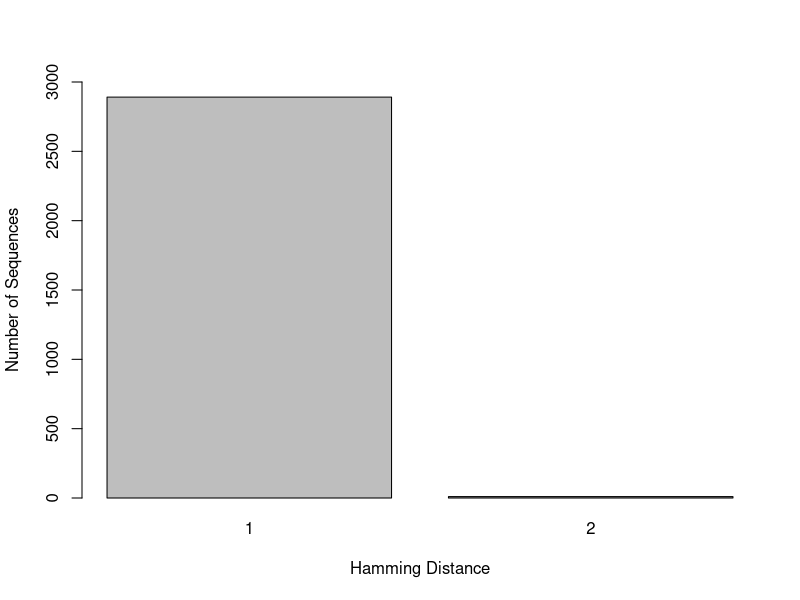
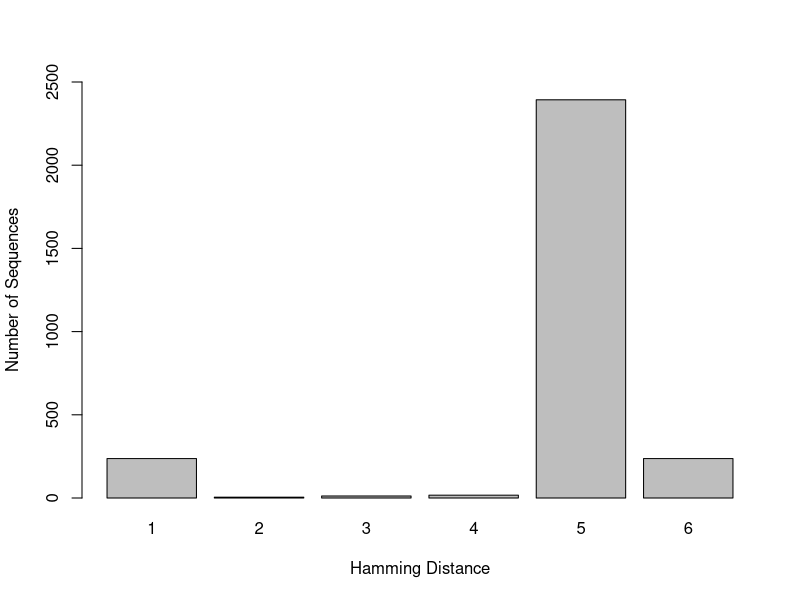
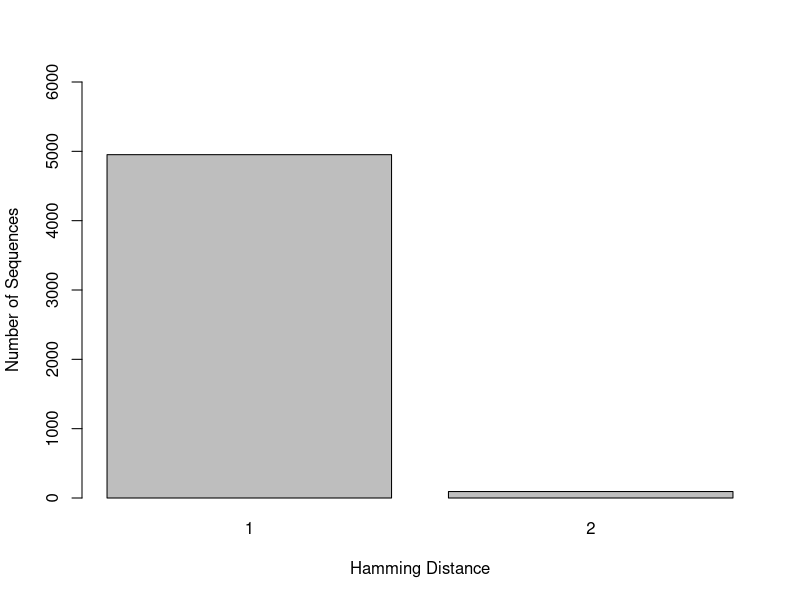
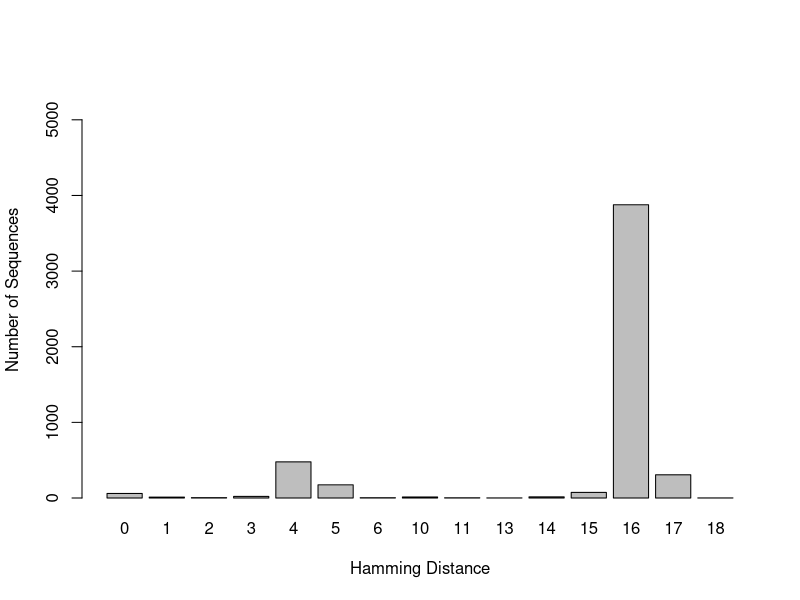
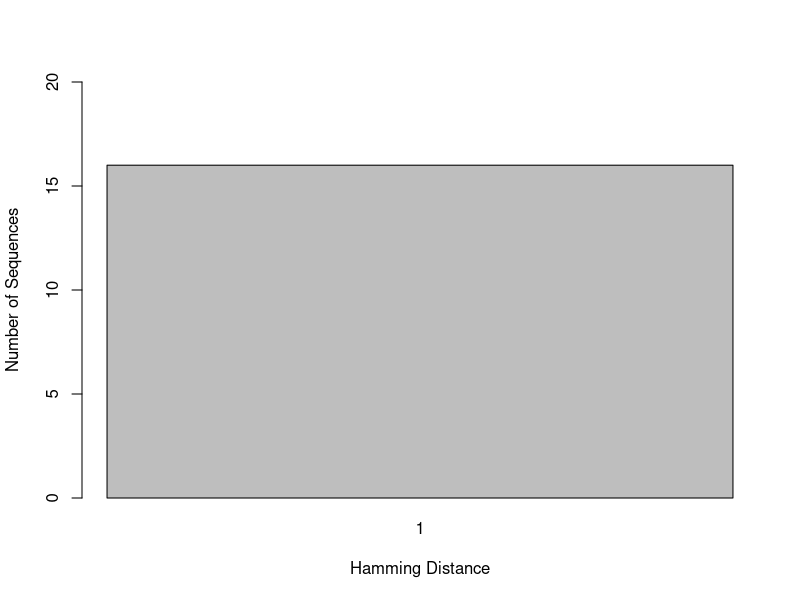
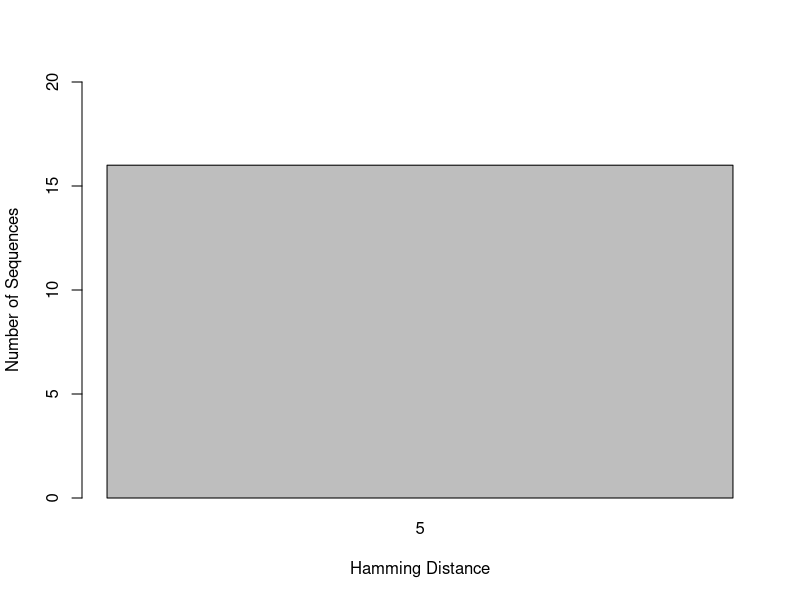
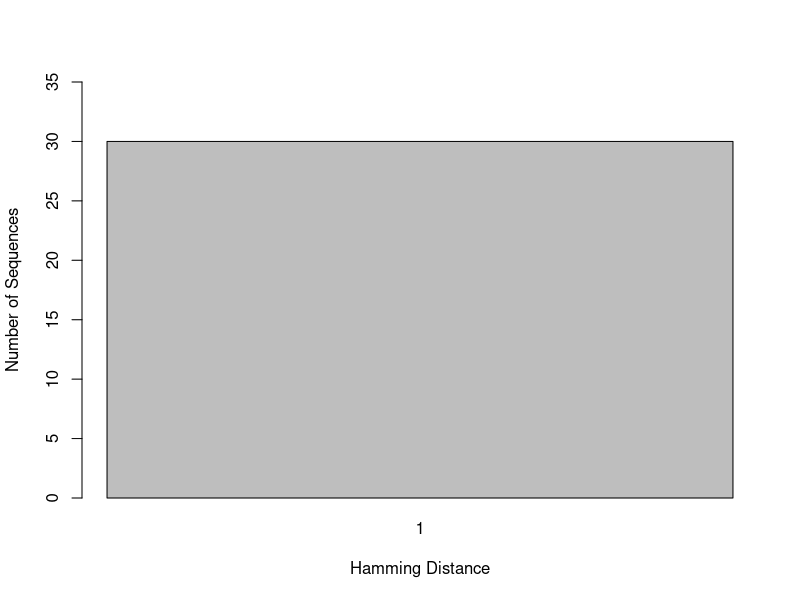
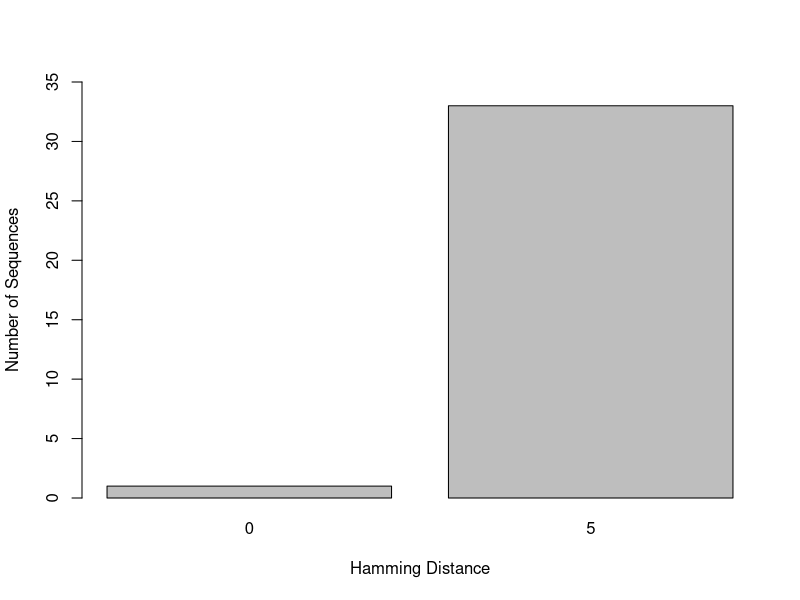

Generate these figures, in order, with R:
## ---- chunk 1
knitr::opts_chunk$set(root.dir = "C:/Users/Lexie Christopoulos/Repos/GenomeSequencing-/db/",echo = TRUE)
## ---- chunk 2
NP_H1_F <-read.csv("hamming_distance_results/NP_H1_NP_Forward_1.5_results_NCR.csv")

NP_H1_1 <- NP_H1_F[-c(2902),]

barplot(table(NP_H1_1$hamming_distance), xlab = "Hamming Distance", ylab = "Number of Sequences", ylim = c(0,3000))
## ---- chunk 3
NP_H1_R <-read.csv("hamming_distance_results/NP_H1_NP_Reverse_2.3_results_NCR.csv")

NP_H1_2 <- NP_H1_R[-c(2902),]

barplot(table(NP_H1_2$hamming_distance), xlab = "Hamming Distance", ylab = "Number of Sequences", ylim = c(0,2500))

## ---- chunk 4
NP_H3_F <-read.csv("hamming_distance_results/NP_H3_NP_Forward_1.5_results_NCR.csv")

NP_H3_1 <- NP_H3_F[-c(5046),]

barplot(table(NP_H3_1$hamming_distance), xlab = "Hamming Distance", ylab = "Number of Sequences", ylim = c(0,6000))
## ---- chunk 5
NP_H3_R <-read.csv("hamming_distance_results/NP_H3_NP_Reverse_2.3_results_NCR.csv")

NP_H3_2 <- NP_H3_R[-c(5046),]

barplot(table(NP_H3_2$hamming_distance), xlab = "Hamming Distance", ylab = "Number of Sequences", ylim = c(0,5500))

## ---- chunk 6
NP_H5_F <-read.csv("hamming_distance_results/NP_H5_NP_Forward_1.5_results_NCR.csv")

NP_H5_1 <- NP_H5_F[-c(17),]

barplot(table(NP_H5_1$hamming_distance), xlab = "Hamming Distance", ylab = "Number of Sequences", ylim = c(0,20))
## ---- chunk 7
NP_H5_R <-read.csv("hamming_distance_results/NP_H5_NP_Reverse_2.3_results_NCR.csv")

NP_H5_2 <- NP_H5_R[-c(17),]

barplot(table(NP_H5_2$hamming_distance), xlab = "Hamming Distance", ylab = "Number of Sequences", ylim = c(0,20))
## ---- chunk 8
NP_H7_F <-read.csv("hamming_distance_results/NP_H7_NP_Forward_1.5_results_NCR.csv")

NP_H7_1 <- NP_H7_F[-c(31),]

barplot(table(NP_H7_1$hamming_distance), xlab = "Hamming Distance", ylab = "Number of Sequences", ylim = c(0,35))
## ---- chunk 9
NP_H7_R <-read.csv("hamming_distance_results/NP_H7_NP_Reverse_2.3_results_NCR.csv")

NP_H7_2 <- NP_H7_R[-c(31),]

barplot(table(NP_H7_2$hamming_distance), xlab = "Hamming Distance", ylab = "Number of Sequences", ylim = c(0,35))
## ---- chunk 10
NP_H9_F <-read.csv("hamming_distance_results/NP_H9_NP_Forward_1.5_results_NCR.csv")

NP_H9_1 <- NP_H9_F[-c(19),]

barplot(table(NP_H9_1$hamming_distance), xlab = "Hamming Distance", ylab = "Number of Sequences", ylim = c(0,20))
## ---- chunk 11
NP_H9_R <-read.csv("hamming_distance_results/NP_H9_NP_Reverse_2.3_results_NCR.csv")

NP_H9_2 <- NP_H9_R[-c(19),]

barplot(table(NP_H9_2$hamming_distance), xlab = "Hamming Distance", ylab = "Number of Sequences", ylim = c(0,20))
